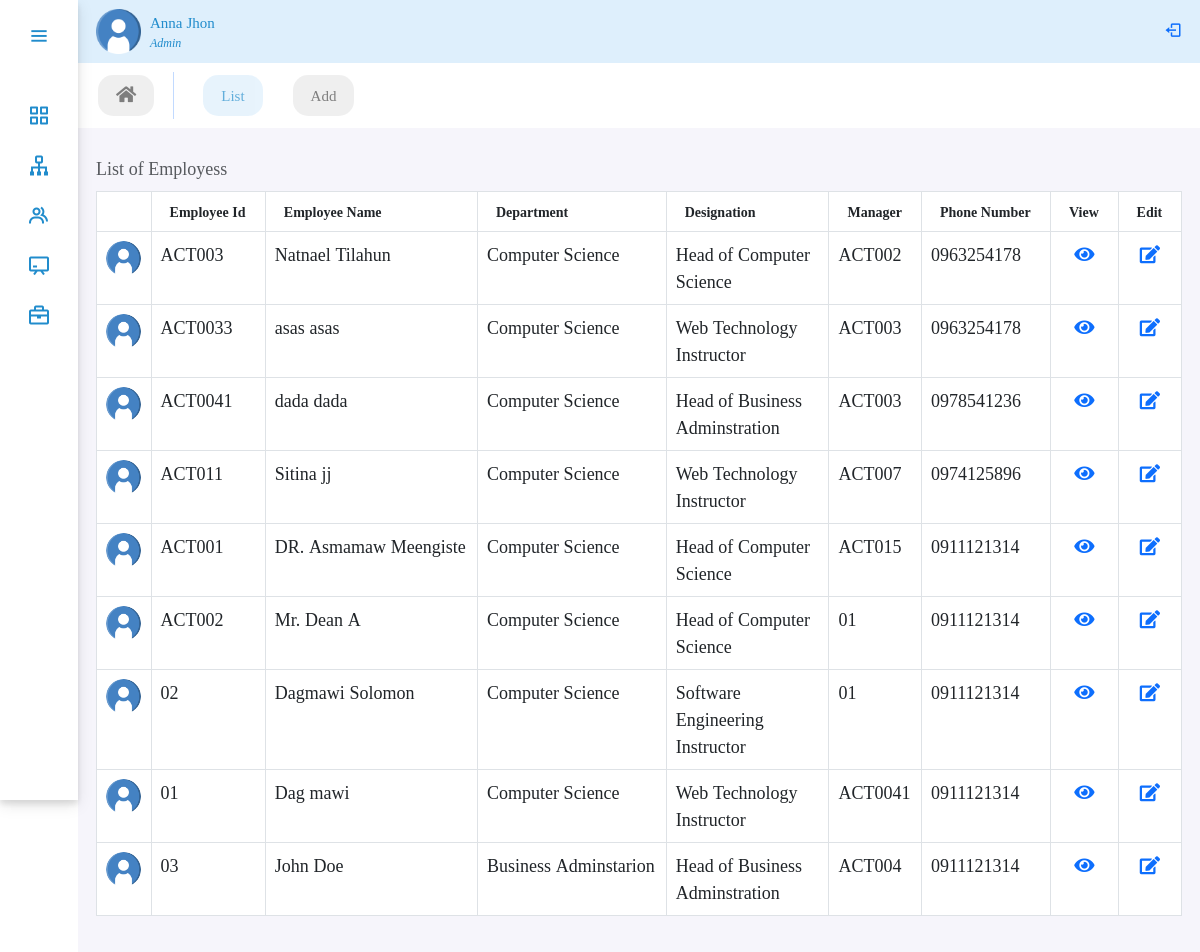
Screenshot of /panel/employees with the database file from the repository.
### performance/models.py (models this page shows, shortened)
class Employee(models.Model):
    user = models.OneToOneField(
        CustomUser, on_delete=models.CASCADE, null=True, related_name='user')
    GENDER_CHOICES = (
        ('M', 'Male'),
        ('F', 'Female'),
    )
    MARITAL_STATUS_CHOICES = (
        ('S', 'Single'),
        ('M', 'Married'),
        ('D', 'Divorced'),
        ('W', 'Widowed'),
    )
    EMPLOYMENT_TYPE_CHOICES = (
        ('fulltime_permanent', 'Fulltime Permanent'),
        ('fulltime_probation', 'Fulltime Probation'),
        ('part_time_contract', 'Part Time Contract'),
    )
    STATUS_CHOICES = (
        ('A', 'Active'),
        ('IN', 'Inactive'),
    )
    avatar = models.ImageField(upload_to='avatar/', null=True, blank=True)
    gender = models.CharField(max_length=1, choices=GENDER_CHOICES, null=True)
    dob = models.DateField(blank=True, null=True)
    nationality = models.CharField(max_length=100, null=True, blank=True)
    marital_status = models.CharField(
        max_length=50, choices=MARITAL_STATUS_CHOICES, null=True, blank=True)
    phone_number = models.CharField(max_length=20, null=True, blank=True)
    email = models.EmailField(max_length=254)
    address = models.CharField(max_length=100, null=True, blank=True)
    joined_date = models.DateField(null=True)
    department = models.ForeignKey(
        Department, on_delete=models.SET_NULL, null=True, blank=True)
    designation = models.ForeignKey(
        Designation, on_delete=models.SET_NULL, null=True)
    employment_type = models.CharField(
        max_length=20, choices=EMPLOYMENT_TYPE_CHOICES, null=True)
    salary = models.DecimalField(
        max_digits=10, decimal_places=2, null=True, blank=True)
    promotion_designation = models.ForeignKey(
        Designation, on_delete=models.SET_NULL, related_name='promotion', null=True, blank=True)
    manager = models.ForeignKey(
        CustomUser, on_delete=models.SET_NULL, null=True, blank=True)
    created_at = models.DateTimeField(auto_now_add=True, null=True, blank=True)
    updated_at = models.DateTimeField(auto_now=True, null=True, blank=True)
    status = models.CharField(max_length=50, null=True, choices=STATUS_CHOICES)
    note = models.TextField(blank=True, null=True)

class CustomUser(AbstractBaseUser, PermissionsMixin):
    user_id = models.CharField(max_length=10, unique=True)
    first_name = models.CharField(max_length=30)
    last_name = models.CharField(max_length=30)
    is_active = models.BooleanField(default=True)
    is_manager = models.BooleanField(default=False)
    is_employee = models.BooleanField(default=False)
    is_admin = models.BooleanField(default=False)
    is_staff = models.BooleanField(default=False)
    is_superuser = models.BooleanField(default=False)
    objects = UserManager()
    USERNAME_FIELD = 'user_id'
    REQUIRED_FIELDS = ['first_name', 'last_name']
    def __str__(self):
        return self.user_id

class Department(models.Model):
    department_name = models.CharField(max_length=100, null=True)
    department_head = models.ForeignKey(
        CustomUser, on_delete=models.SET_NULL, related_name='head_of_department', blank=True, null=True)
    status = models.BooleanField(default=True, null=True)
    created_at = models.DateTimeField(auto_now_add=True, null=True)
    updated_at = models.DateTimeField(auto_now=True, null=True)
    def __str__(self):
        return self.department_name

class Designation(models.Model):
    department = models.ForeignKey(
        Department, on_delete=models.SET_NULL, related_name='designations', null=True, blank=True)
    job_title = models.CharField(max_length=100, null=True)
    created_at = models.DateTimeField(auto_now_add=True, null=True)
    updated_at = models.DateTimeField(auto_now=True, null=True)
    def __str__(self):
        return self.job_title

### performance/views.py (the view)
# urls.py: path('panel/employees', views.EmployeeListView.as_view(), name='employees'),
class EmployeeListView(ListView):
    model = Employee
    template_name = 'performance/employee.html'
    context_object_name = 'page_obj'

### performance/templates/performance/employee.html (shortened to what this page needs)
{% extends 'performance/adminPanel.html' %}
{% load static %}
{% block body %}
<ul class="nav panelNav fw-medium">
    <li class="nav-item">
        <a class="nav-link" href="{% url 'dashboard' %}"><i class="fa fa-home"></i></a>
    </li>
    <li class="nav-item">
        <a class="nav-link active" href="#"> List</a>
    </li>
    <li class="nav-item">
        <a class="nav-link" href="#">Add</a>
    </li>
</ul>
<div class="table-responsive table-hover home-section p-lg-3">
    <table class="table table-bordered caption-top">
        <caption>List of Employess</caption>
        <thead>
            <tr>
                <th></th>
                <th class="px-3" style="font-size: 14px;">Employee Id</th>
                <th class="px-3" style="font-size: 14px;">Employee Name</th>
                <th class="px-3" style="font-size: 14px;">Department</th>
                <th class="px-3" style="font-size: 14px;">Designation</th>
                <th class="px-3" style="font-size: 14px;">Manager</th>
                <th class="px-3" style="font-size: 14px;">Phone Number</th>
                <th class="px-3" style="font-size: 14px;">View</th>
                <th class="px-3" style="font-size: 14px;">Edit</th>
            </tr>
        </thead>
        <tbody class="table-caption-top">
            {% for employee in page_obj %}
            <tr>
                <td class="text-center"><img src="/media/avatar/user.png" style="width:35px; height:35px; border-radius: 100%;"></td>
                <td>{{ employee.user.user_id }}</td>
                <td>{{ employee.user.first_name }} {{employee.user.last_name}}</td>
                <td>{{ employee.department }}</td>
                <td style="width:15%; text-align:left;">{{ employee.designation }}</td>
                <td>{{ employee.manager }}</td>
                <td>{{ employee.phone_number }}</td>
                <td class="text-center"><a href="{% url 'employee_detail' employee.id %}"><i class="fas fa-eye" ></i></a></td>
                <td class="text-center"><a href="{% url 'employee_update' employee.id %}" ><i class="fas fa-edit"></i></a></td>
            </tr>
            {% endfor %}
        </tbody>
    </table>
</div>
{% endblock body %}

### performance/static/performance/css/style.css (style rules this page uses)
:root { --color-default: #218ccc; --color-second:#DEEFFC; --color-white:#fff; --color-body:#e4e9f7; --color-light:#e0e0e0; }
* { margin: 0; padding: 0; font-size: 18px; font-family: 'Noto Serif Georgian', serif; text-align: justify; box-sizing: border-box; }
.panelNav { position: relative; top: 0; left: 78px; width: calc(100% - 78px); transition: all .5s ease; z-index: 2; }
.home-section { background: rgb(246,245,251); position: relative; min-height: 100vh; top: 0; left:78px; width: calc(100% - 78px); transition: all .5s ease; z-index: 2; }
.panelNav { background-color: var(--color-white); }
.panelNav .nav-link { color: #000; background-color: var(--color-light); border-radius: 15px; font-size: 15px; margin: 12px 10px 12px 20px; opacity: 0.5; }
.panelNav .nav-link.active { opacity: 0.7; background-color: var(--color-second); color: var(--color-default); }

### rows the page displays
Employee: user.user_id "ACT003", user.first_name "Natnael", user.last_name "Tilahun", department "Computer Science", designation "Head of Computer Science", manager "ACT002", phone_number "0963254178"
Employee: user.user_id "ACT0033", user.first_name "asas", user.last_name "asas", department "Computer Science", designation "Web Technology Instructor", manager "ACT003", phone_number "0963254178"
Employee: user.user_id "ACT0041", user.first_name "dada", user.last_name "dada", department "Computer Science", designation "Head of Business Adminstration", manager "ACT003", phone_number "0978541236"
Employee: user.user_id "ACT011", user.first_name "Sitina", user.last_name "jj", department "Computer Science", designation "Web Technology Instructor", manager "ACT007", phone_number "0974125896"
Employee: user.user_id "ACT001", user.first_name "DR. Asmamaw", user.last_name "Meengiste", department "Computer Science", designation "Head of Computer Science", manager "ACT015", phone_number "0911121314"
Employee: user.user_id "ACT002", user.first_name "Mr. Dean", user.last_name "A", department "Computer Science", designation "Head of Computer Science", manager "01", phone_number "0911121314"
Employee: user.user_id "02", user.first_name "Dagmawi", user.last_name "Solomon", department "Computer Science", designation "Software Engineering Instructor", manager "01", phone_number "0911121314"
Employee: user.user_id "01", user.first_name "Dag", user.last_name "mawi", department "Computer Science", designation "Web Technology Instructor", manager "ACT0041", phone_number "0911121314"
Employee: user.user_id "03", user.first_name "John", user.last_name "Doe", department "Business Adminstarion", designation "Head of Business Adminstration", manager "ACT004", phone_number "0911121314"
